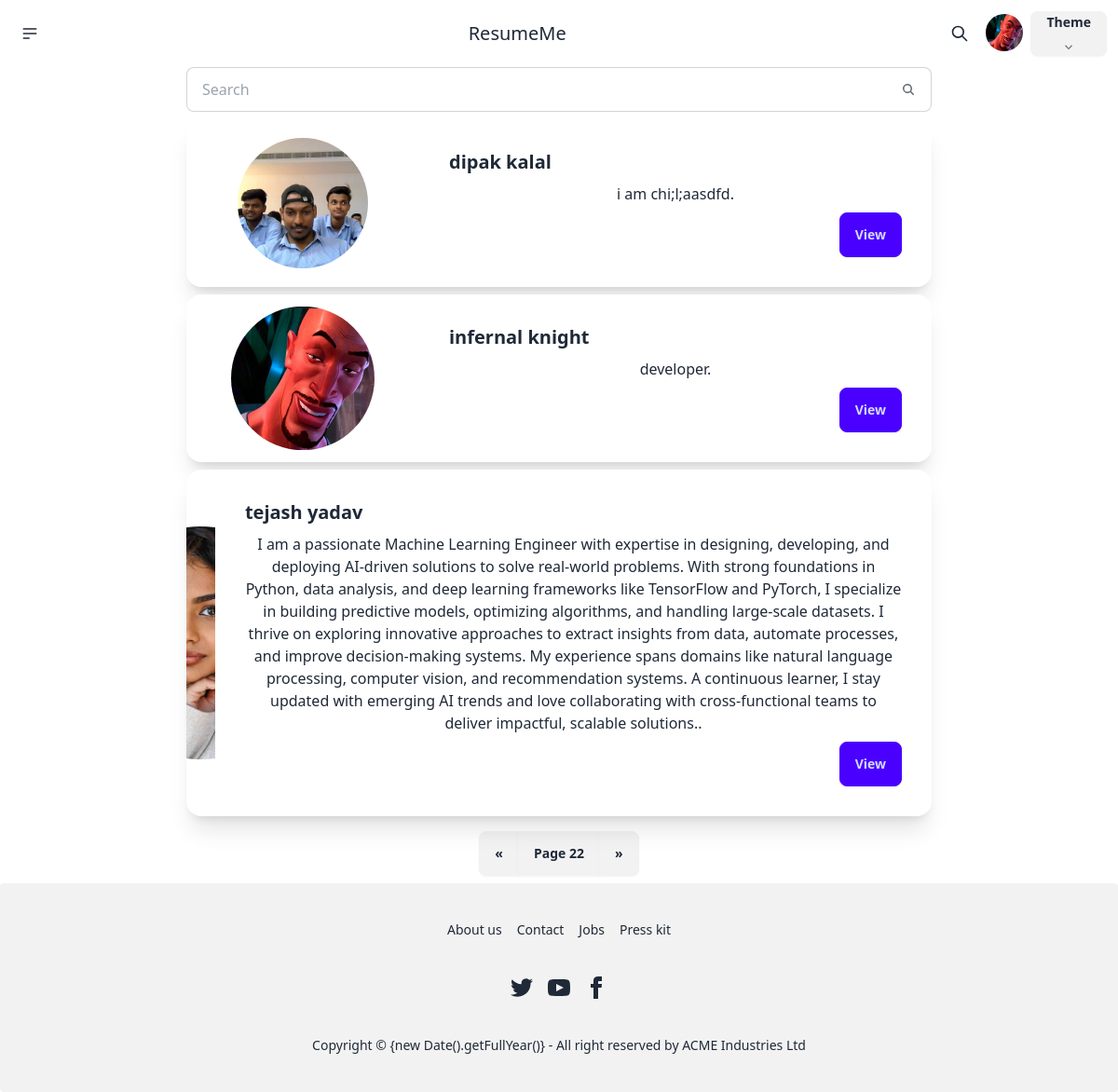
The page /people/ (signed in) on the database its author committed.
### home/models.py (models this page shows, shortened)
class UserExtra(models.Model):
    user = models.ForeignKey(User, on_delete=models.CASCADE)
    profile_photo = models.ImageField(upload_to='profile_photo/', null=True, blank=True)
    phone = models.CharField(max_length=20,null=True, blank=True)
    bio = models.TextField(null=True,blank=True)
    education = models.TextField(null=True,blank=True)
    skills = models.TextField(null=True,blank=True)
    experience = models.TextField(null=True,blank=True)
    resume_file = models.FileField(upload_to='resumes/', null=True, blank=True)
    city =  models.CharField(max_length=30,null=True, blank=True)
    state =  models.CharField(max_length=30,null=True, blank=True)
    github = models.CharField(max_length=200, null=True, blank=True)
    linkdin = models.CharField(max_length=200, null=True, blank=True)
    join_date = models.DateTimeField(auto_now_add=True)

### home/views.py (the view)
# urls.py: path('people/', views.people, name='people'),
def people(request):
    user_obj = User.objects.all()
    logined_user = User.objects.all()
    try:
        user_obj = models.UserExtra.objects.all().order_by("join_date")
        logined_user = models.UserExtra.objects.get(user=request.user)
    except Exception as e:
        return render(request, 'home.html', {'error': f'{e}'})
    return render(request, 'people.html', {'user_obj':user_obj, 'data':logined_user})

### templates/people.html
{% include "base.html" %}
<center>
<div style="max-width: 800px;">
    <label class="input input-bordered flex items-center gap-2">
        <input type="text" class="grow" placeholder="Search" />
        <svg
          xmlns="http://www.w3.org/2000/svg"
          viewBox="0 0 16 16"
          fill="currentColor"
          class="h-4 w-4 opacity-70">
          <path
            fill-rule="evenodd"
            d="M9.965 11.026a5 5 0 1 1 1.06-1.06l2.755 2.754a.75.75 0 1 1-1.06 1.06l-2.755-2.754ZM10.5 7a3.5 3.5 0 1 1-7 0 3.5 3.5 0 0 1 7 0Z"
            clip-rule="evenodd" />
        </svg>
      </label>
{% for user_obj in user_obj %}
<div class="card card-side bg-base-100 shadow-xl mt-2 mb-2">
    <figure >
        <img
        style="width: 250px;"
  class="mask mask-circle"
  src="{{user_obj.profile_photo.url}}" />
    </figure>
    <div class="card-body">
      <h2 class="card-title">{{ user_obj.user.first_name }} {{ user_obj.user.last_name }}</h2>
      <p>{{ user_obj.bio }}.</p>
      <div class="card-actions justify-end">
        <button class="btn btn-primary">View</button>
      </div>
    </div>
  </div>
{% endfor %}
  <div class="join mt-2 mb-2">
    <button class="join-item btn">«</button>
    <button class="join-item btn">Page 22</button>
    <button class="join-item btn">»</button>
  </div>
</div>
</center>
{% include "footer.html" %}

### templates/base.html (shortened to what this page needs)
<!DOCTYPE html>
{% load static %}
<html lang="en">
<head>
    <link href="https://cdn.jsdelivr.net/npm/daisyui@4.12.23/dist/full.min.css" rel="stylesheet" type="text/css" />
    <script src="https://cdn.tailwindcss.com"></script>
</head>
<body>
  {% load static %}
    <div class="navbar ">
        <div class="navbar-start">
          <div class="dropdown">
            <div tabindex="0" role="button" class="btn btn-ghost btn-circle">
              <svg
                xmlns="http://www.w3.org/2000/svg"
                class="h-5 w-5"
                fill="none"
                viewBox="0 0 24 24"
                stroke="currentColor">
                <path
                  stroke-linecap="round"
                  stroke-linejoin="round"
                  stroke-width="2"
                  d="M4 6h16M4 12h16M4 18h7" />
              </svg>
            </div>
          </div>
        </div>
        <div class="navbar-center">
          <a class="text-xl" href="/">ResumeMe</a>
        </div>
        <div class="navbar-end">
          <button class="btn btn-ghost btn-circle">
            <svg
              xmlns="http://www.w3.org/2000/svg"
              class="h-5 w-5"
              fill="none"
              viewBox="0 0 24 24"
              stroke="currentColor">
              <path
                stroke-linecap="round"
                stroke-linejoin="round"
                stroke-width="2"
                d="M21 21l-6-6m2-5a7 7 0 11-14 0 7 7 0 0114 0z" />
            </svg>
          </button>
          <div class="dropdown dropdown-end">
            <div tabindex="0" role="button" class="btn btn-ghost btn-circle avatar">
              <div class="w-10 rounded-full">
                <img
                  {% if data.profile_photo %}
                    src="{{ data.profile_photo.url }}"
                  {% else %}
                    src="/static/images.png"
                  {% endif %}
                  alt="Profile Photo"
                  />
              </div>
            </div>
          </div>
        </div>
        <div class="dropdown dropdown-end">
          <div tabindex="0" role="button" class="btn m-1">
            Theme
            <svg
              width="12px"
              height="12px"
              class="inline-block h-2 w-2 fill-current opacity-60"
              xmlns="http://www.w3.org/2000/svg"
              viewBox="0 0 2048 2048">
              <path d="M1799 349l242 241-1017 1017L7 590l242-241 775 775 775-775z"></path>
            </svg>
          </div>
        </div>
      </div>
</body>
</html>

### templates/base.html (style rules this page uses)
body { background-color: neutral-content; }

### rows shown on the page
UserExtra: profile_photo (picture), user.first_name "infernal", user.last_name "knight", bio "developer"
UserExtra: profile_photo (picture), user.first_name "dipak", user.last_name "kalal", bio "i am chi;l;aasdfd"
UserExtra: profile_photo (picture), user.first_name "tejash", user.last_name "yadav", bio "I am a passionate Machine Learning Engineer with expertise in designing, developing, and deploying AI-driven solutions to solve real-world problems. With strong foundations in Python, data analysis, and deep learning frameworks like TensorFlow and PyTorch, I specialize in building predictive models, optimizing algorithms, and handling large-scale datasets. I thrive on exploring innovative approaches to extract insights from data, automate processes, and improve decision-making systems. My experience spans domains like natural language processing, computer vision, and recommendation systems. A continuous learner, I stay updated with emerging AI trends and love collaborating with…"
